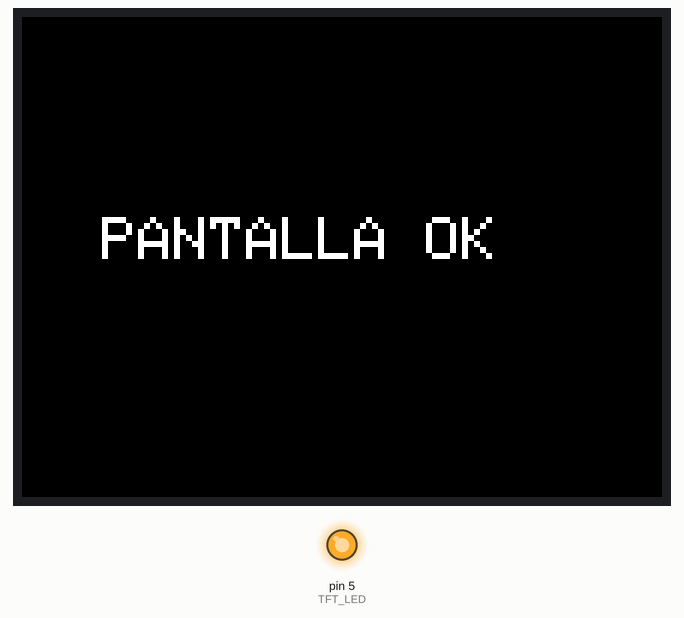
Recording of a sketch running on a simulated Arduino Uno, built with avr-gcc and run on an emulated ATmega328P. Shown: 320×240 colour display, output pins drawn as LEDs (lit = HIGH). What the sketch prints to the serial monitor is not drawn.

Above: at 2.0 s.

The sketch:

Stage_05_ILI9341_Display_Test.ino
```cpp
#include <SPI.h>
#include <Adafruit_GFX.h>
#include <Adafruit_ILI9341.h>
#define TFT_CS 10
#define TFT_DC 11
#define TFT_RST 9
#define TFT_MOSI 13
#define TFT_SCLK 12
#define TFT_LED 5
Adafruit_ILI9341 tft = Adafruit_ILI9341(TFT_CS, TFT_DC, TFT_MOSI, TFT_SCLK, TFT_RST, -1);

void setup() {
  Serial.begin(115200);
  pinMode(TFT_LED, OUTPUT);
  digitalWrite(TFT_LED, HIGH);
  tft.begin(24000000);
  tft.setRotation(1);
  tft.fillScreen(0xF800); delay(500);
  tft.fillScreen(0x07E0); delay(500);
  tft.fillScreen(0x001F); delay(500);
  tft.fillScreen(0x0000);
  tft.setTextColor(0xFFFF);
  tft.setTextSize(3);
  tft.setCursor(40, 100);
  tft.print("PANTALLA OK");
  Serial.println("Pantalla OK");
}
void loop() {}
```
